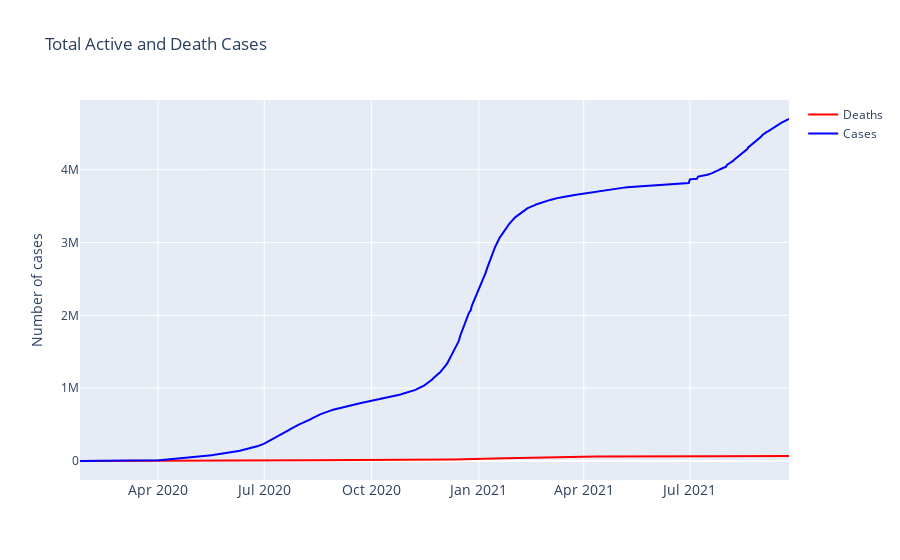

Notebook cell for this chart:
### Code cell
fig=go.Figure()
fig.add_trace(go.Scatter(x=deaths['date'],y=deaths['deaths'],name='Deaths',line=dict(color='red')))
fig.add_trace(go.Scatter(x=deaths['date'],y=cases['cases'],name='Cases',line=dict(color='Blue')))
fig.update_layout(title='Total Active and Death Cases',xaxis_tickfont_size=14,yaxis=dict(title='Number of cases'))
fig.show()

### Figure 1 — Plotly figure (JSON) as saved in the notebook; plotly's stock layout.template omitted (floating-point values rounded to 4 significant figures; data arrays with more than 128 entries replaced by an {"elided": "..."} marker saying what was removed)
{"data": [{"line": {"color": "red"}, "name": "Deaths", "type": "scatter", "x": {"elided": "609 str values"}, "y": {"elided": "609 int values"}}, {"line": {"color": "Blue"}, "name": "Cases", "type": "scatter", "x": {"elided": "609 str values"}, "y": {"elided": "609 int values"}}], "layout": {"title": {"text": "Total Active and Death Cases"}, "xaxis": {"tickfont": {"size": 14}}, "yaxis": {"title": {"text": "Number of cases"}}}}
